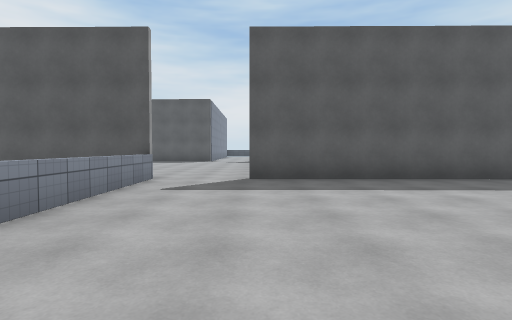
[1] (above)

16 first-person views from a walk through a 3-D level made in the Unity game engine. The camera is 1.3 m above the floor, tilts 2° down and sees 80° across. Doors are open. The floor is counted in squares, 2 m on a side. Each view is taken from the middle of a square. On the plan, view 1 faces up. The plan holds only what a view shows up to about 10 squares ahead; the rest is blank. The place goes on beyond the plan. The player is left out. Some surface patterns are stand-ins.

[2]
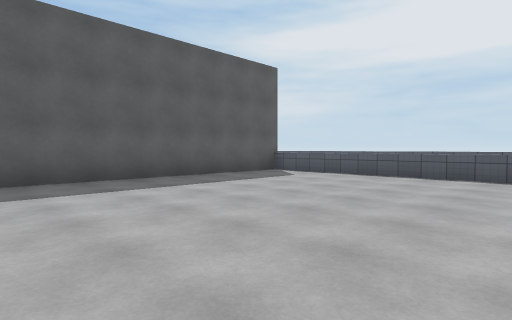

[3]
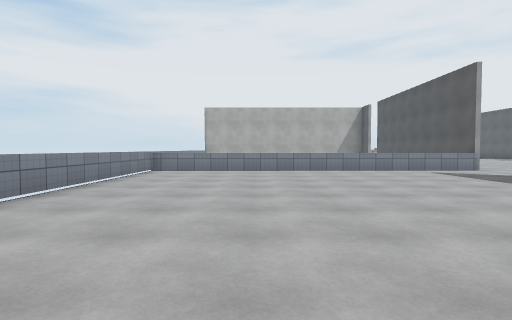

[4]
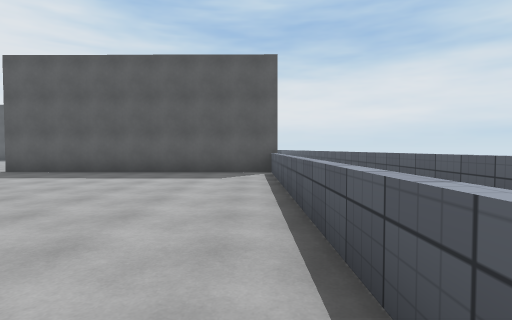

[5]
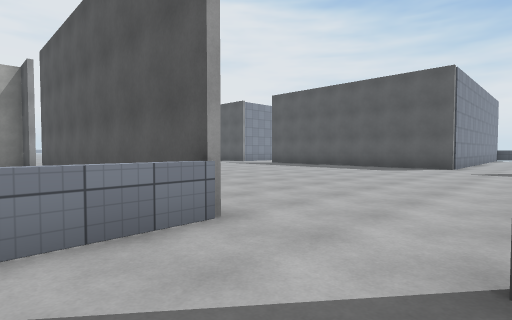

[6]
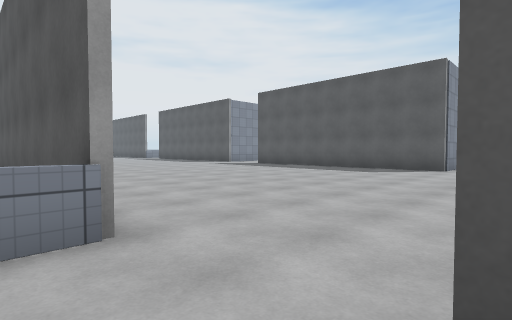

[7]
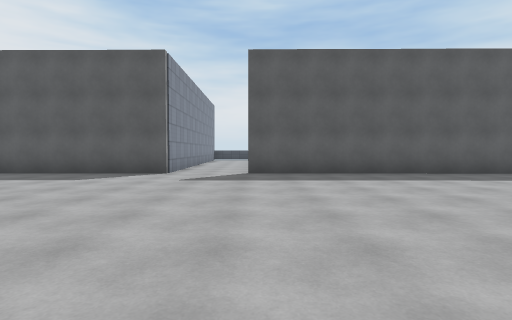

[8]
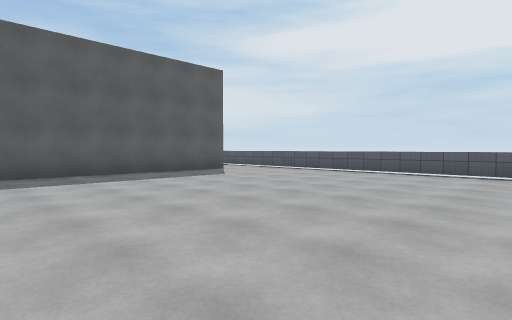

[9]
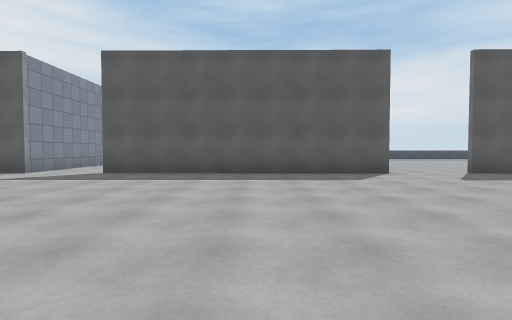

[10]
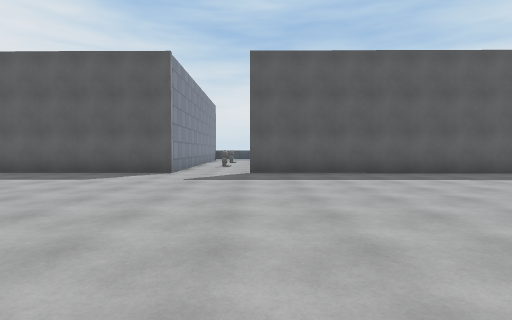

[11]
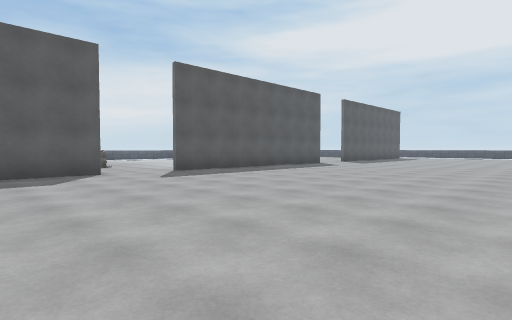

[12]
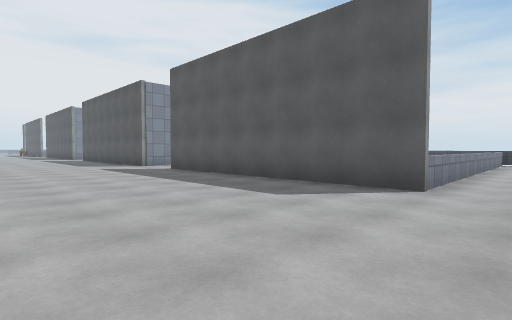

[13]
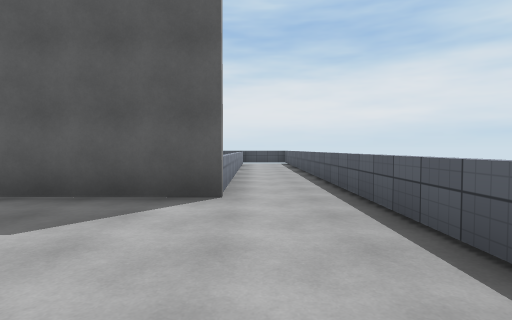

[14]
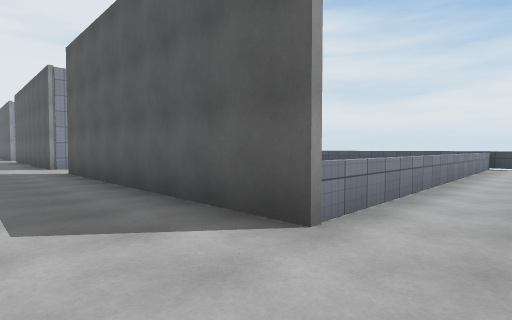

[15]
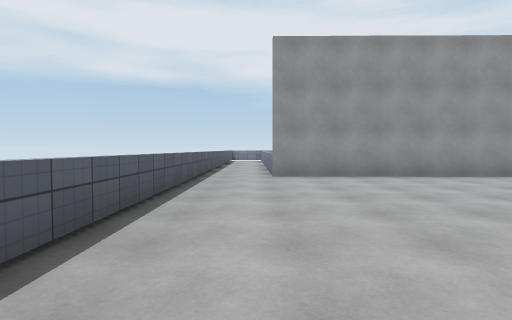

[16]
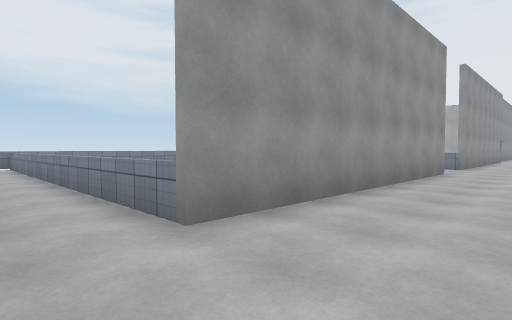

### Floor plan
Points are (right, up) in squares from view 1. A wall is a line through its corners. A room is listed if a view was taken in it or the views show most of it. See-through windows are left out.
Room 1 (views 1, 2, 3, 4, 5, 6)
walls: (7.5, -1.5) (7.4, 6.6) (-0.3, 6.7); (6.9, -3.1) (8, -3.1); (-2.3, 6.9) (-2.2, -3.1); (-3, -3.1) (3.4, -3.1)
ways out: opening at (-1, 7) to room 2
Room 2 (views 7, 8, 9, 10, 11, 12, 13, 14, 15, 16)
walls: (-2.4, 16.2) (-10.2, 16.3); (-0.3, 6.8) (7.6, 6.8) (7.7, -3.1); (-3, 6.9) (-2.3, 6.9); (-12.3, 16.3) (-15.5, 16.3); (9.4, 0.8) (9.4, 22.1); (7.4, 26.1) (7.5, 16.1) (-0.3, 16.2); (8, 26.1) (7, 26.1)
ways out: opening at (-1, 7) to room 1; opening at (-11, 16); opening at (-1.5, 16); open door at (-10.5, 7)

Positions as (right, up) in squares from view 1, and headings:
1: (0, 0), facing up
2: (0, 0), facing up-right
3: (7, 0), facing left
4: (7, -2), facing up
5: (0, 5), facing up-left
6: (0, 6), facing up-left
7: (0, 8), facing up
8: (1, 8), facing up-right
9: (-6, 8), facing up
10: (-10, 8), facing up
11: (-15, 8), facing up-right
12: (9, 11), facing up-left
13: (8, 12), facing up
14: (9, 14), facing up-left
15: (8, 14), facing down
16: (9, 9), facing down-left
